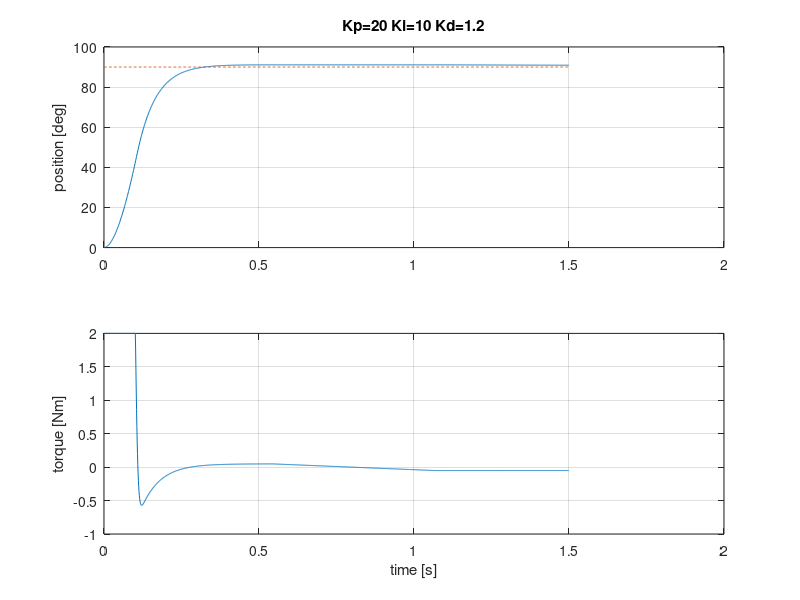

The MATLAB script that drew this image:
% pid_tuning.m - offline model of one servo axis with the controller's discrete PID.
% Plant: J*dw/dt = u - b*w - Fc*sign(w), the same model as src/servo_sim.cpp.
% Edit the gains, check the step response, then copy them into src/pid.hpp.
% Plain MATLAB (no toolboxes), also runs in GNU Octave.

J = 0.01; b = 0.1; Fc = 0.05;            % inertia, viscous damping, Coulomb friction
Kp = 20; Ki = 10; Kd = 1.2;              % same defaults as PidGains in src/pid.hpp
umax = 2.0; fd = 100;                    % torque limit [Nm], derivative filter [Hz]
Ts = 1e-3; T = 1.5; sub = 10;            % 1 kHz loop, 1.5 s step, physics substeps
target = 90 * pi/180;

n = round(T/Ts); t = (0:n-1)*Ts;
pos = 0; vel = 0; integ = 0; d = 0; prev = 0;
alpha = Ts / (Ts + 1/(2*pi*fd));
P = zeros(1,n); U = zeros(1,n);
for k = 1:n
    err = target - pos;
    if k > 1, d = d + alpha*(-(pos - prev)/Ts - d); end
    prev = pos;
    unsat = Kp*err + integ + Kd*d;
    u = min(max(unsat, -umax), umax);
    if unsat == u || ((unsat > u) ~= (err > 0)), integ = integ + Ki*err*Ts; end
    integ = min(max(integ, -umax), umax);
    for s = 1:sub                         % integrate the plant between controller ticks
        h = Ts/sub;
        if abs(vel) < 1e-3 && abs(u) <= Fc
            vel = 0;
        else
            fr = Fc * sign(vel + (vel == 0)*u);
            vel = vel + h*(u - b*vel - fr)/J;
            pos = pos + h*vel;
        end
    end
    P(k) = pos; U(k) = u;
end

deg = P*180/pi;
overshoot = max(deg) - 90;
settle = t(find(abs(deg - 90) > 1, 1, 'last') + 1);
if isempty(settle), settle = 0; end
fprintf('Step 0 -> 90 deg: overshoot %.2f deg, settling time (1 deg) %.3f s, final error %.3f deg\n', ...
        overshoot, settle, deg(end) - 90);

subplot(2,1,1); plot(t, deg, t, 90*ones(size(t)), '--'); grid on;
ylabel('position [deg]'); title(sprintf('Kp=%g Ki=%g Kd=%g', Kp, Ki, Kd));
subplot(2,1,2); plot(t, U); grid on; ylabel('torque [Nm]'); xlabel('time [s]');
